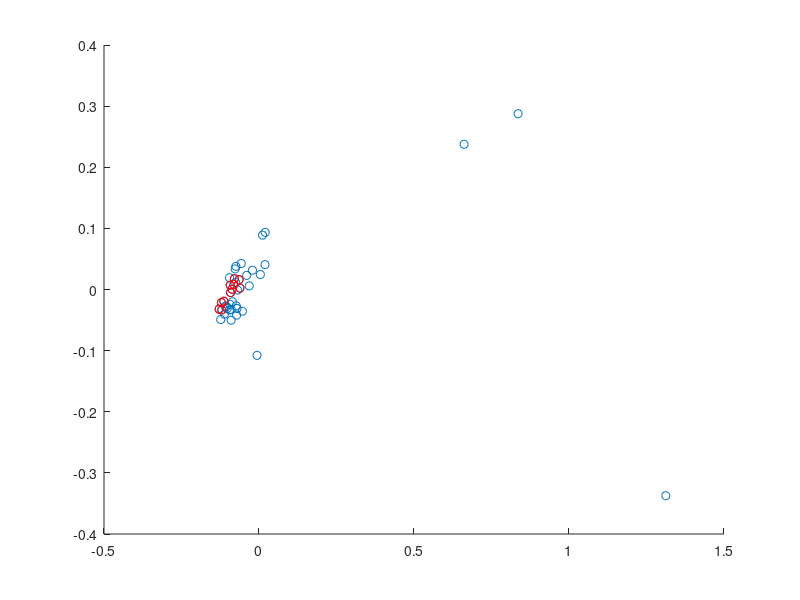

This chart was generated by the following MATLAB code:
pts1 = [-0.090010048309756896, -0.053487372358876177, -0.10528942291267133, -0.093469726288121141, -0.006426516091892983, -0.092874645362808622, 0.0042990129964455923, -0.072247356269914909, -0.085884219053350488, -0.12345404175833706, -0.073594148399617754, -0.074564993596226176, -0.07940413242914493, -0.094945351140676162, -0.089395424449690494, -0.10273761535034114, 1.3122478632866157, 0.83563794707847938, 0.01994648571825388, -0.076919902239110563, -0.080930674832479121, 0.66149858945561413, -0.064283966902345821, -0.031536877395338211, -0.021089339511288441, -0.11345899188941241, -0.12851679650593678, -0.10963867425361822, -0.095040264001583719, -0.057222425873746333, -0.068869402157199805, -0.091696022547791828, -0.070967870010872208, -0.086500483930390393, -0.12010901237855356, -0.061497027250887029, -0.039855190036716739, -0.11187854382289776, 0.019338524033799709, -0.075330662432960716, 0.011334710912267325, -0.12117599173691923];

pts2 = [-0.050194628923381716, -0.035534883608009209, -0.028021421080380395, -0.024375441728170633, -0.10776600509293499, 0.0070329436547582943, 0.024520791582416438, -0.041960274960625751, -0.020077327683043905, -0.04901957403507777, -0.02668097433491326, 0.037854274530305682, 0.017554978628662791, -0.033412617097956197, -0.032936190001822803, -0.031204323543203225, -0.33733825973450754, 0.28764308577987752, 0.093493420767923371, 0.033652106006800638, 0.0082705503459678739, 0.23755242996792536, 0.016090168510085098, 0.005931983424870938, 0.031566737441402856, -0.019152009150374013, -0.032177083924580956, -0.027544353896567352, 0.01927229497716506, 0.042479470871523282, -0.0008308343052519894, -0.0049636832184987946, -0.031071326126687792, 0.00040449091288249765, -0.033526126230326872, 0.0023677050803409924, 0.023084531143172164, -0.040411891318196946, 0.040672453220034641, 0.011348053068992491, 0.088913295530763409, -0.021506535451360772];


% anormalyPoints = [5, ...
% 12, ...
% 20, ...
% 22, ...
% 26, ...
% 31, ...
% 33, ...
% 34, ...
% 35]

anormalyPoints = [34, 25, 33, 12, 31, 41, 26, 5, 22, 35, 20];


figure;

scatter(pts1, pts2);
hold on;
scatter(pts1(anormalyPoints + 1), pts2(anormalyPoints + 1), 'r')
hold off;



